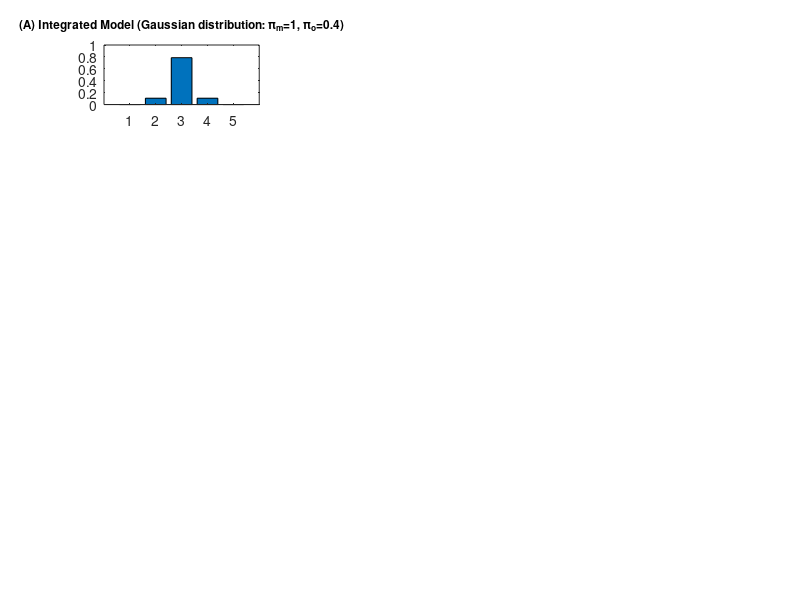

MATLAB code to generate this figure: (Note: this script raises an error after producing the figure.)




clear all
close all




% Observations
load S.mat; cond=4;                                                         % Load specific observations
o1=S(cond).O1(1,:);                                                         % Positive to negative to positive again
o1=[o1 o1];                                                                 % Double the size of o1 to get more observations
% plot(o1);                                                                 % Plot (normally distributed) observations

% Lenghts for for loops
NOs = max(o1);                                                              %   10    o1   outcomes
NS1 = 5;                                                                    %    5    S1   states (priors)
NM1 = 4;                                                                    %    4    M1   models (hyperpriors)
Tau = 2;                                                                    %    2   Tau   observations per trial
T =  length(o1)/2;                                                          %   80     T   trials
Nobs = length(o1);                                                          %  160    O1   observations (behaviours)

% Key parameters
eta   = [0.00  1.00  0.00  0.00];                                           % Learning rate (high = fast update of Dirichlet priors)
omega = [1.00  0.75  1.00  1.00];                                           % Forgetting rate (high = slow forgetting of Dirichlet priors)
ps1   = [1.45  1.00  1.45  1.00];                                           % Precision of P(s1|m1): Higher = more internal mentalizing
po1   =  0.40;                                                              % Precision of P(o1|s1): Higher = more external mentalizing




% Hyperpriors: priors of mental states: P(s1|m1)
% (how mental states are generated by model of Self/Other)
S1 = [0 3 5 7 10];                                                          % Values x at which to evaluate probability density function
prior_s1_m1(:, 1 ) = normpdf(S1,  1,  1/ps1(1));                            % Discrete Gaussian with μ=01 & σ=0.7, reflecting states under  NEGATIVE  mental model
prior_s1_m1(:, 2 ) = normpdf(S1,  5,  1/ps1(2));                            % Discrete Gaussian with μ=05 & σ=1.0, reflecting states under   NORMAL   mental model
prior_s1_m1(:, 3 ) = normpdf(S1,  9,  1/ps1(3));                            % Discrete Gaussian with μ=09 & σ=0.7, reflecting states under  POSITIVE  mental model
prior_s1_m1(:, 4 ) = ones(1, 5, 1/ps1(4));                                  % Discrete distribution with only 1s,  reflecting states under   EMPTY    mental model
% plot(prior_s1_m1)                                                         % Plot NORMAL (bell curve), BAD (positively skewed), GOOD (negatively skewed), and EMPTY (flat)

% Add concentration parameters
% (which encode how rigid a belief is)
prior_s1_m1(:, 1 ) = prior_s1_m1(:, 1 )*100000;                             % Positively Skewed   (Negative)   &  Rigid Hyperprior (based on 100000 concentration parameters)
prior_s1_m1(:, 2 ) = prior_s1_m1(:, 2 )*100;                                % Gaussian           (Integrated)  &  Flexible Hyperprior (based on 100 concentration parameters)
prior_s1_m1(:, 3 ) = prior_s1_m1(:, 3 )*100000;                             % Negatively Skewed   (Positive)   &  Rigid Hyperprior (based on 100000 concentration parameters)
prior_s1_m1(:, 4 ) = prior_s1_m1(:, 4 )*1;                                  % Flat                  (Empty)    &  Plastic Hyperprior (based on zero concentration parameters)

% Normalize priors (to ensure probabilities sum to 1)
% (by dividing each prior with the sum of its states)
P_S1_M1(:, 1 ) = prior_s1_m1(:, 1 )./sum(prior_s1_m1(:, 1 ));               % P(S1|M1) = States under  NEGATIVE  model
P_S1_M1(:, 2 ) = prior_s1_m1(:, 2 )./sum(prior_s1_m1(:, 2 ));               % P(S1|M1) = States under INTEGRATED model
P_S1_M1(:, 3 ) = prior_s1_m1(:, 3 )./sum(prior_s1_m1(:, 3 ));               % P(S1|M1) = States under  POSITIVE  model
P_S1_M1(:, 4 ) = prior_s1_m1(:, 4 )./sum(prior_s1_m1(:, 4 ));               % P(S1|M1) = States under    EMPTY   model

% Initialize distributions
% for trial-trial inferences
P_S1_M1_O =  nan(NS1, NM1, T);                                              % 5x4x40   matrix  encoding P(S1|M1,O) over T=40 trials
P_S1_O    =  nan(NS1, T);                                                   % 5x40     matrix  encoding P(S1|O)    over T=40 trials
P_M1_O    =  nan(NM1, T);                                                   % 4x40     matrix  encoding P(M1|O)    over T=40 trials
Pr        =  nan(NS1, NM1);                                                 % 5x4      matrix  encoding P(S1|M1)
P_O_SM    =  nan(NS1, NM1);                                                 % 5x4      matrix  encoding P(O1|S1,M1)
P_O1_S1   =  nan(NOs, NS1);                                                 % 10x5     matrix  encoding P(O1|S1) (see next %)

% Get likelihood: P(O1|S1)
O1 = 1:1:max(o1);                                                           % Outcomes [1 2 3 4 5 6 7 8 9 10]
for s1=1:NS1                                                                % For loop to create the (10x5) likelihood matrix: P(O1|S1)
    pdf = normpdf(O1, S1(s1), 1/po1);                                       % Discrete Gaussian with μ=(S1) & σ=1/po1, representing each S1
    P_O1_S1(:,s1) = pdf./sum(pdf);                                          % Normalize Gaussian by dividing each of its columns with its SUM
end                                                                         % End result is 10x5 matrix representing all state-outcome mappings




o=1;                                                                        % Indicator of which observation the agent experiences at trial t, time tau
i=1;                                                                        % Indicator of Figure position (see PLOTTING section at line 182)

for model=1:5
    
    
    
    if model==1                                                             % IF function to run through five models
       FF=figure;                                                           % Open up one and only figure in the first iteration
       % FF = figure('Position', [100, 100, 1550, 1100]);                   % Use this to print out figure in a higher resolution
       prior_m1 = [0 1 0 0];                                                % This allows only the  NORMAL  mental model to be active
       colour='cyan';
    
    elseif model==2
       prior_m1 = [1 0 0 0];                                                % This allows only the NEGATIVE mental model to be active
       colour = [0.1000 0.4470 0.9000];
    
    elseif model==3
       prior_m1 = [0 0 1 0];                                                % This allows only the POSITIVE mental model to be active
       colour = [0.95 0 0];
    
    elseif model==4
       prior_m1 = [1 0 1 0];                                                % This allows both the NEGATIVE & POSITIVE models to be active (creating a SPLIT mental model)
       colour='black';
    
    else
       prior_m1 = [0 0 0 1];                                                % This allows only the EMPTY mental model to be active
       colour='yellow';
    
    end
    
    P_M1(:,1) = prior_m1./sum(prior_m1);                                    % Normalize distribution of mental model: P(M1)
    
    
    
    for t=1:T                                                               % For loop from t=1 to T=40 (number of trials)
        
        
        % -------------------------------------------------------------- % 
        % ------------------------- INFERENCE -------------------------- % 
        % -------------------------------------------------------------- % 
        %  Inference involves inverting the model by looping over states % 
        % -------------------------------------------------------------- % 
        for tau=1:Tau                                                       % For loop from tau=1 to Tau=2 (number of observations per trial)
            
            for m1=1:NM1                                                    % For loop from m1=1 to NM1=4 (number of state configurations / hyperpriors)
                
                % PRIORS
                if tau==1                                                   % If-then function to create priors of states based on mental models: P(S1|M1)
                   Pr(:, m1) = P_S1_M1(:, m1, t)*P_M1(m1, t);               % For the first observation (at t=1 & tau=1) the prior is P(S1|M1)*P(M1)
                else                                                        % For all other (tau) observations (in all other trials), 
                   Pr(:, m1) = P_S_O(:, m1);                                % the prior is simply the previous posterior: P(S1,M1|O).
                end                                                         % Pr = Prior = 5x4 matrix = how probable each state is under a given mental model
                
                % LIKELIHOODS
                P_O_SM(:, m1) = P_O1_S1(o1(o), :);                          % P(O1_tau|S1) = 5x4 matrix = How likely each state is given a particular observation
            
            end
            
            % BAYESIAN INVERSION                                            % Use Bayes' rule to invert generative model and obtain P(S1,M1|O)
            P_J   = Pr.*P_O_SM;                                             % Bayes numerator: Joint probability: P(O1,S1,M1)
            Po    = sum(P_J(:));                                            % Bayes denominator: Marinal probability: P(O)
            P_S_O = P_J./Po;                                                % Posterior: P(S1,M1|O) = Joint / Marginal = 10x4 matrix
            
            o=o+1;                                                          % Add 1 to the variable that indicates which observation is experienced at trial T, time tau
        
        end
        
        % Marginal posteriors at the end of the trial
        P_S1_M1_O(:,:,t) = squeeze(P_S_O);                                  % Squeeze the posterior at time t into a placeholder variable
        P_S1_O(:,t)      = sum(P_S_O,2);                                    % Sum rows of P_S_O (prob of states given observations across all models)
        P_M1_O(:,t)      = squeeze(sum(P_S_O,1));                           % Sum columns of P_S_O (prob of each model being endorsed based on state likelihood)
        
        
        % -------------------------------------------------------------- % 
        % ------------------------- LEARNING --------------------------- % 
        % -------------------------------------------------------------- % 
        %  Learning involves updating Dirichlet concentration parameters % 
        % -------------------------------------------------------------- % 
        
        % Update concentration parameters of Dirichlet priors
        prior_s1_m1(:,1) = omega(1)*prior_s1_m1(:,1) + ...                  % Dirichlet prior denoting P(S1|M1=NEGATIVE)
                           eta(1)*P_S1_M1_O(:,1,t);                         
        prior_s1_m1(:,2) = omega(2)*prior_s1_m1(:,2) + ...                  % Dirichlet prior denoting P(S1|M1=INTEGRATED)
                           eta(2)*P_S1_M1_O(:,2,t);                         
        prior_s1_m1(:,3) = omega(3)*prior_s1_m1(:,3) + ...                  % Dirichlet prior denoting P(S1|M1=POSITIVE)
                           eta(3)*P_S1_M1_O(:,3,t);                         
        prior_s1_m1(:,4) = omega(4)*prior_s1_m1(:,4) + ...                  % Dirichlet prior denoting P(S1|M1=EMPTY)
                           eta(4)*P_S1_M1_O(:,4,t);                         
        prior_m1         = omega(2)*prior_m1 + ...                          % Dirichlet prior denoting P(M1)
                           eta(2)*P_M1_O(:,t)';                             
        
        % Normalise priors
        P_S1_M1(:, 1, t+1) = prior_s1_m1(:, 1)/sum(prior_s1_m1(:,1),1);     % Column 1 of P(S1|M1=NEGATIVE)   divided by its sum
        P_S1_M1(:, 2, t+1) = prior_s1_m1(:, 2)/sum(prior_s1_m1(:,2),1);     % Column 2 of P(S1|M1=INTEGRATED) divided by its sum
        P_S1_M1(:, 3, t+1) = prior_s1_m1(:, 3)/sum(prior_s1_m1(:,3),1);     % Column 3 of P(S1|M1=POSITIVE)   divided by its sum
        P_S1_M1(:, 4, t+1) = prior_s1_m1(:, 4)/sum(prior_s1_m1(:,4),1);     % Column 4 of P(S1|M1=EMPTY)      divided by its sum
        P_M1(:, t+1)       = prior_m1./sum(prior_m1);                       % Column 1 of P(M1)               divided by its sum
        
        
    end
    
    
    
    % ------------------------------------------------------------------ % 
    % --------------------------- PLOTTING ----------------------------- % 
    % ------------------------------------------------------------------ % 
    %                Plotting iteratively all five models                % 
    % ------------------------------------------------------------------ % 
    
    % Prepare variables for plotting
    P_S1_O_plot = P_S1_O;                                                   % New placeholder variable for P(S1|O1)
    
    % Expand posteriors for plotting purposes
    o=1;                                                                    % Indicator for observation
    for t=1:T                                                               % For loop across all time points T=80
        for tau=1:Tau                                                       % For loop across all trials Tau=2
        P_S1_O_plot(:,o)        = P_S1_O(:,t);                              % Turn ts into os for P(S1|O1)
        o=o+1;                                                              % Add 1 to observation
        end                                                                 
    end                                                                     
    
    % Posterior over outcomes
    Xo=P_O1_S1;                                                             % P(O1|S1)
    for o=1:Nobs                                                            % For loop from o=1 to all observations=160
        Xo(:,o) = P_O1_S1*P_S1_O_plot(:,o);                                 % Marginalise over s1: Likelihood (P(O1|S1)) * Marginal Posterior (states after obs: P(S1|O1))
    end
    
    % Find posterior prediction
    a=NaN(1,160);                                                           % Initialize a: posterior prediction
    for o=1:Nobs                                                            % For loop across all observations = 160
        a(:,o) = find(Xo(:,o)==max(Xo(:,o)));                               % Find location of maximal Xo in each column (trial)
    end                                                                     % End result = 1x160 indicating posterior predictions
    
    % PLOT models
    subplot(5,3,i);                                                         % Subplot: 5 rows, 3 columns, i=first (left) column
    if model==1
       h=bar(P_S1_M1(:,2));                                                 
       title('(A) Integrated Model (Gaussian distribution: π_{m}=1, π_{ο}=0.4)', ...
             'FontSize', 8.5)
    elseif model==2
       h=bar(P_S1_M1(:,1));
       title('(B) Negative Model (Left skewed distribution: π_{m}=1.4, π_{ο}=0.4)', ...
             'FontSize', 8.5)
    elseif model==3
       h=bar(P_S1_M1(:,3));
       title('(C) Positive Model (Right skewed distribution: π_{m}=1.4, π_{ο}=0.4)', ...
             'FontSize', 8.5)
    elseif model==4
       h=bar(P_S1_M1(:,1)); h.FaceColor=colour; hold on
       h=bar(P_S1_M1(:,3));
       title('(D) Split Model (Left & Right skewed distributions: π_{m}=1.4, π_{ο}=0.4)', ...
             'FontSize', 8.5)
    else
       h=bar(P_S1_M1(:,4));
       title('(E) Empty Model (Flat distribution: π_{m}=0, π_{ο}=0.4)', ...
             'FontSize', 8.5)
       xlabel('\fontsize{8.5} States')
    end
    ylim([0 1]); 
    h.FaceColor=colour;
    ylabel('\fontsize{8.5} P(S1|M1)')
    
    hold on
    
    % PLOT posteriors
    subplot(5,3,[i+1 i+2]);                                                 % Subplot: 5 rows, 3 columns, i=two (right) columns
    plot(o1,'ko', 'Color','k', ...
        'Markersize',8, ...
         MarkerFaceColor=[.8 .8 .8]); hold on;
    plot(a(:,:),'ko', 'Color','k', 'Markersize',6, MarkerFaceColor=colour); 
    hold on; ylim([0 11]);
    
    if model==1
       title('(A) (Internal) Mental Inferences under integrated model (cyan circles) and normal observations (grey circles)')
    elseif model==2
       title('(B) (Internal) Mental Inferences under negative model (blue circles) and normal observations (grey circles)')
    elseif model==3
       title('(C) (Internal) Mental Inferences under positive model (red circles) and normal observations (grey circles)')
    elseif model==4
       title('(D) (Internal) Mental Inferences under split model (black circles) and normal observations (grey circles)')
    else
       title('(E) (External) Mental Inferences under empty model (yellow circles) and normal observations (grey circles)')
       xlabel('\fontsize{8.5} Trial')
    end
    
    ylabel('\fontsize{8.5} Observation')
    
    hold on
    
    i = i+3;                                                                % Add 3 to i to move to next row (after having filled 3 columns)
    o = 1;                                                                  % Initialize observations (for the next model)
    
    
end

% Get current figure handle
fig = gcf;

% Set figure units to inches
fig.Units = 'inches';
fig.PaperUnits = 'inches';

% Define desired width and height (e.g., 14x10 inches)
width = 14;
height = 10;

% Adjust on-screen figure size
fig.Position(3:4) = [width, height];

% Configure paper settings
fig.PaperPositionMode = 'manual';
fig.PaperPosition = [0 0 width height];
fig.PaperSize = [width height];

% Set background color to white
fig.Color = 'white';            % White background color
fig.InvertHardcopy = 'off';     % Maintain existing colors

% Save as PDF with vector renderer
print(fig, 'Figure 3.pdf', '-dpdf', '-painters');
